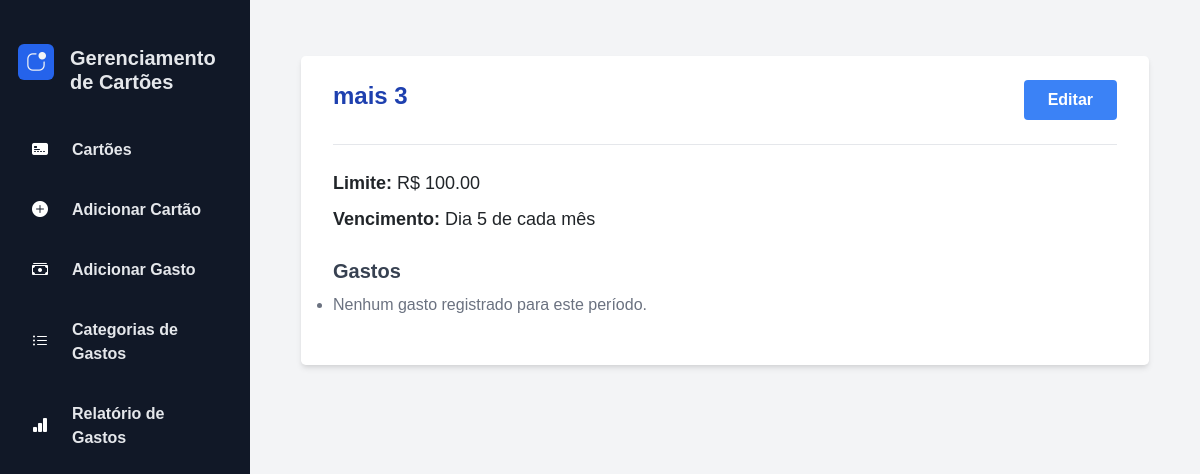
Before: /gestao_cartoes/7/ with the older database file.
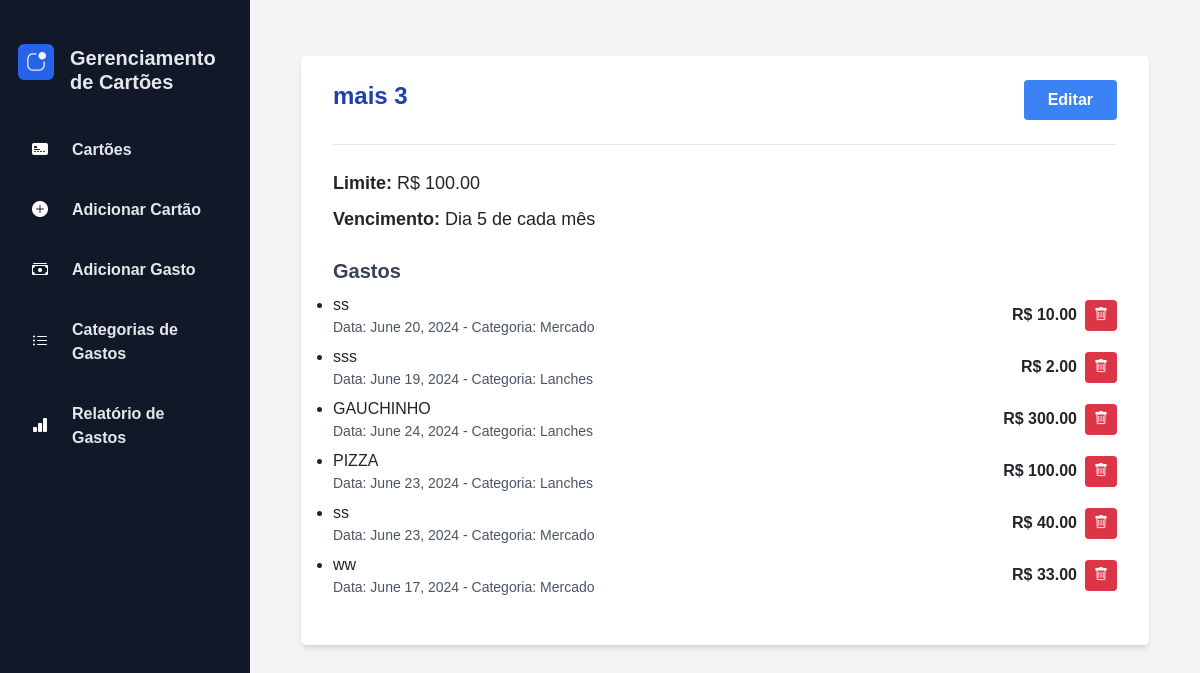
After: the same page with the newer database file.
### gestao_cartoes/models.py (models this page shows, shortened)
class Gasto(models.Model):
    cartao = models.ForeignKey(Cartao, on_delete=models.CASCADE, related_name='gastos')
    valor = models.DecimalField(max_digits=10, decimal_places=2)
    data = models.DateField()
    categoria = models.ForeignKey(Categoria, on_delete=models.SET_NULL, null=True, blank=True)
    descricao = models.CharField(max_length=255)
    parcelas = models.IntegerField(default=1)

class Categoria(models.Model):
    nome = models.CharField(max_length=100)

### gestao_cartoes/views.py (the view)
# urls.py: path('<int:pk>/', DetalhesCartaoView.as_view(), name='detalhes_cartao'),
class DetalhesCartaoView(DetailView):
    model = Cartao
    template_name = 'detalhes_cartao.html'
    context_object_name = 'cartao'
    def get_context_data(self, **kwargs):
        context = super().get_context_data(**kwargs)
        cartao = self.object
        hoje = date.today()
        vencimento_dia = cartao.vencimento
        print(f"Data de Hoje: {hoje}, Dia de Vencimento: {vencimento_dia}")
        if hoje.day > vencimento_dia:
            mes_vencimento = hoje.month + 1 if hoje.month < 12 else 1
            ano_vencimento = hoje.year if hoje.month < 12 else hoje.year + 1
        else:
            mes_vencimento = hoje.month
            ano_vencimento = hoje.year
        proximo_vencimento = date(ano_vencimento, mes_vencimento, vencimento_dia)
        data_fim = proximo_vencimento - timedelta(days=10)
        data_inicio = data_fim - timedelta(days=30)
        print(f"Data de Início: {data_inicio}, Data de Fim: {data_fim}")
        data_inicio_str = data_inicio.strftime('%Y-%m-%d')
        data_fim_str = data_fim.strftime('%Y-%m-%d')
        print(f"Data de Início (str): {data_inicio_str}, Data de Fim (str): {data_fim_str}")
        gastos = Gasto.objects.filter(cartao=cartao, data__gte=data_inicio_str, data__lt=data_fim_str)
        print(f"Total de Gastos Encontrados: {gastos.count()}")
        for gasto in gastos:
            print(f"Gasto: {gasto.descricao}, Valor: {gasto.valor}, Data: {gasto.data}")
        context['gastos'] = gastos
        return context

### gestao_cartoes/templates/detalhes_cartao.html (shortened to what this page needs)
{% extends 'base.html' %}
{% block content %}
<div class="max-w-4xl mx-auto py-8 px-4">
    <div class="bg-white shadow-md rounded-lg px-8 pt-6 pb-8 mb-4">
        <div class="flex items-center justify-between mb-4">
            <h2 class="text-2xl font-bold text-blue-800">{{ cartao.nome }}</h2>
            <a href="{% url 'editar_cartao' cartao.id %}" class="bg-blue-500 hover:bg-blue-700 text-white font-bold py-2 px-4 rounded focus:outline-none focus:shadow-outline">
                Editar
            </a>
        </div>
        <div class="border-t border-gray-200 pt-4">
            <p class="mb-2 text-lg"><strong>Limite:</strong> R$ {{ cartao.limite | floatformat:2 }}</p>
            <p class="mb-4 text-lg"><strong>Vencimento:</strong> Dia {{ cartao.vencimento }} de cada mês</p>
        </div>
        <h3 class="text-xl font-bold text-gray-700 mt-6 mb-2">Gastos</h3>
        <ul class="list-disc">
            {% if gastos %}
                {% for gasto in gastos %}
                <li class="mb-2">
                    <div class="flex items-center justify-between">
                        <div>
                            <span>{{ gasto.descricao }}</span>
                            <div class="text-sm text-gray-600">
                                Data: {{ gasto.data }} - Categoria: {{ gasto.categoria.nome }}
                            </div>
                        </div>
                        <div class="flex items-center">
                            <span class="font-semibold mr-2">R$ {{ gasto.valor | floatformat:2 }}</span>
                            <form action="{% url 'excluir_gasto' gasto.id %}" method="post" style="display: inline;">
                                <button type="submit" class="btn btn-danger btn-sm">
                                    <i class="bi bi-trash"></i>
                                </button>
                            </form>
                        </div>
                    </div>
                </li>
                {% endfor %}
            {% else %}
                <li class="text-gray-500">Nenhum gasto registrado para este período.</li>
            {% endif %}
        </ul>
    </div>
</div>
{% endblock %}

Changed rows visible on the page:
added Gasto: descricao "ss", data "June 20, 2024", categoria.nome "Mercado", valor "10.00"
added Gasto: descricao "sss", data "June 19, 2024", categoria.nome "Lanches", valor "2.00"
added Gasto: descricao "GAUCHINHO", data "June 24, 2024", categoria.nome "Lanches", valor "300.00"
added Gasto: descricao "PIZZA", data "June 23, 2024", categoria.nome "Lanches", valor "100.00"
added Gasto: descricao "ss", data "June 23, 2024", categoria.nome "Mercado", valor "40.00"
added Gasto: descricao "ww", data "June 17, 2024", categoria.nome "Mercado", valor "33.00"
Other visible differences:
text no longer shown: "Nenhum gasto registrado para este período."
